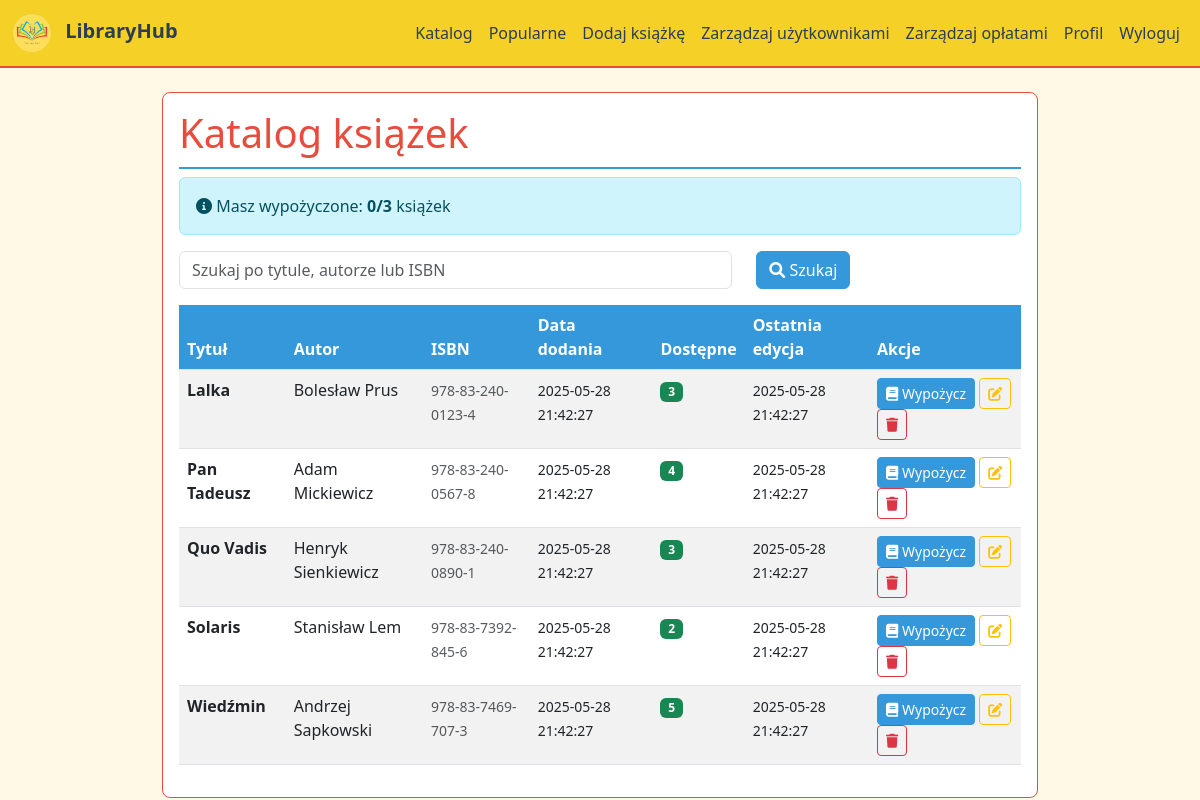
The app's page /catalog (signed in) with its own data.
### tables this page shows
CREATE TABLE books
                 (id INTEGER PRIMARY KEY, title TEXT, author TEXT, added_date TEXT,
                  available INTEGER, last_edited TEXT, isbn TEXT UNIQUE);

### app.py (the view)
@app.route('/catalog')
def catalog():
    search = request.args.get('search', '').strip()
    try:
        conn = sqlite3.connect('database/library.db')
        c = conn.cursor()
        if search:
            c.execute('''SELECT * FROM books
                        WHERE title LIKE ? OR author LIKE ? OR isbn LIKE ?
                        ORDER BY title''',
                      ('%' + search + '%', '%' + search + '%', '%' + search + '%'))
        else:
            c.execute('SELECT * FROM books ORDER BY title')
        books = c.fetchall()
        borrowed_books = []
        user_borrow_count = 0
        if current_user.is_authenticated:
            c.execute('SELECT book_id FROM borrows WHERE user_id = ? AND returned = 0', (current_user.id,))
            borrowed_books = [row[0] for row in c.fetchall()]
            user_borrow_count = len(borrowed_books)
        conn.close()
        return render_template('catalog.html',
                               books=books,
                               borrowed_books=borrowed_books,
                               user_borrow_count=user_borrow_count,
                               max_borrows=MAX_BORROWS_PER_USER)
    except Exception as e:
        return render_template('catalog.html',
                               books=[],
                               borrowed_books=[],
                               user_borrow_count=0,
                               max_borrows=MAX_BORROWS_PER_USER,
                               error=f"Błąd: {str(e)}")

### app.py (called while the page is built)
@login_manager.user_loader
def load_user(user_id):
    try:
        conn = sqlite3.connect('database/library.db')
        c = conn.cursor()
        c.execute('SELECT id, username, is_admin FROM users WHERE id = ?', (user_id,))
        user = c.fetchone()
        conn.close()
        if user:
            return User(user[0], user[1], user[2])
    except Exception:
        pass
    return None

### templates/catalog.html (shortened to what this page needs)
{% extends "base.html" %}
{% block content %}
<div class="card mt-4">
    <div class="card-body">
        <h1 class="card-title">Katalog książek</h1>
        {% if current_user.is_authenticated %}
        <div class="alert alert-info">
            <i class="fas fa-info-circle"></i>
            Masz wypożyczone: <strong>{{ user_borrow_count }}/{{ max_borrows }}</strong> książek
        </div>
        {% endif %}
        <form method="GET" class="mb-3">
            <div class="row">
                <div class="col-md-8">
                    <input type="text" name="search" class="form-control" placeholder="Szukaj po tytule, autorze lub ISBN"
                           value="{{ request.args.get('search', '') }}">
                </div>
                <div class="col-md-4">
                    <button type="submit" class="btn btn-primary">
                        <i class="fas fa-search"></i> Szukaj
                    </button>
                </div>
            </div>
        </form>
        <table class="table table-striped">
            <thead>
            <tr>
                <th>Tytuł</th>
                <th>Autor</th>
                <th>ISBN</th>
                <th>Data dodania</th>
                <th>Dostępne</th>
                <th>Ostatnia edycja</th>
                {% if current_user.is_authenticated %}
                <th>Akcje</th>
                {% endif %}
            </tr>
            </thead>
            <tbody>
            {% for book in books %}
            <tr>
                <td><strong>{{ book[1] }}</strong></td>
                <td>{{ book[2] }}</td>
                <td>
                    <small class="text-muted">{{ book[6] if book|length > 6 else 'Brak' }}</small>
                </td>
                <td><small>{{ book[3] }}</small></td>
                <td>
                    {% if book[4] > 0 %}
                    <span class="badge bg-success">{{ book[4] }}</span>
                    {% else %}
                    <span class="badge bg-danger">0</span>
                    {% endif %}
                </td>
                <td><small>{{ book[5] }}</small></td>
                {% if current_user.is_authenticated %}
                <td>
                    {% if book[0] not in borrowed_books and book[4] > 0 %}
                    {% if user_borrow_count < max_borrows %}
                    <a href="{{ url_for('borrow_book', book_id=book[0]) }}" class="btn btn-sm btn-primary">
                        <i class="fas fa-book"></i> Wypożycz
                    </a>
                    {% else %}
                    <button class="btn btn-sm btn-secondary" disabled title="Osiągnięto limit wypożyczeń">
                        <i class="fas fa-ban"></i> Limit
                    </button>
                    {% endif %}
                    {% endif %}
                    {% if current_user.is_admin %}
                    <a href="{{ url_for('edit_book', book_id=book[0]) }}" class="btn btn-sm btn-outline-warning">
                        <i class="fas fa-edit"></i>
                    </a>
                    <a href="{{ url_for('delete_book', book_id=book[0]) }}" class="btn btn-sm btn-outline-danger"
                       onclick="return confirm('Czy na pewno usunąć?')">
                        <i class="fas fa-trash"></i>
                    </a>
                    {% endif %}
                </td>
                {% endif %}
            </tr>
            {% endfor %}
            </tbody>
        </table>
    </div>
</div>
{% endblock %}

### templates/base.html (style rules this page uses)
body { background-color: #FFF9E6; color: #2C3E50; }
.card { border: 1px solid #E74C3C; border-radius: 8px; background-color: #FFFFFF; }
.card-title { color: #E74C3C; border-bottom: 2px solid #3498DB; padding-bottom: 10px; }
.btn-primary { background-color: #3498DB; border-color: #3498DB; }
.table thead th { background-color: #3498DB; color: white; }

### records on screen
books: title "Lalka", author "Bolesław Prus", isbn "978-83-240-0123-4", added_date "2025-05-28 21:42:27", available "3", last_edited "2025-05-28 21:42:27"
books: title "Pan Tadeusz", author "Adam Mickiewicz", isbn "978-83-240-0567-8", added_date "2025-05-28 21:42:27", available "4", last_edited "2025-05-28 21:42:27"
books: title "Quo Vadis", author "Henryk Sienkiewicz", isbn "978-83-240-0890-1", added_date "2025-05-28 21:42:27", available "3", last_edited "2025-05-28 21:42:27"
books: title "Solaris", author "Stanisław Lem", isbn "978-83-7392-845-6", added_date "2025-05-28 21:42:27", available "2", last_edited "2025-05-28 21:42:27"
books: title "Wiedźmin", author "Andrzej Sapkowski", isbn "978-83-7469-707-3", added_date "2025-05-28 21:42:27", available "5", last_edited "2025-05-28 21:42:27"

### other values on screen
{{ user_borrow_count }} "0"
{{ max_borrows }} "3"
